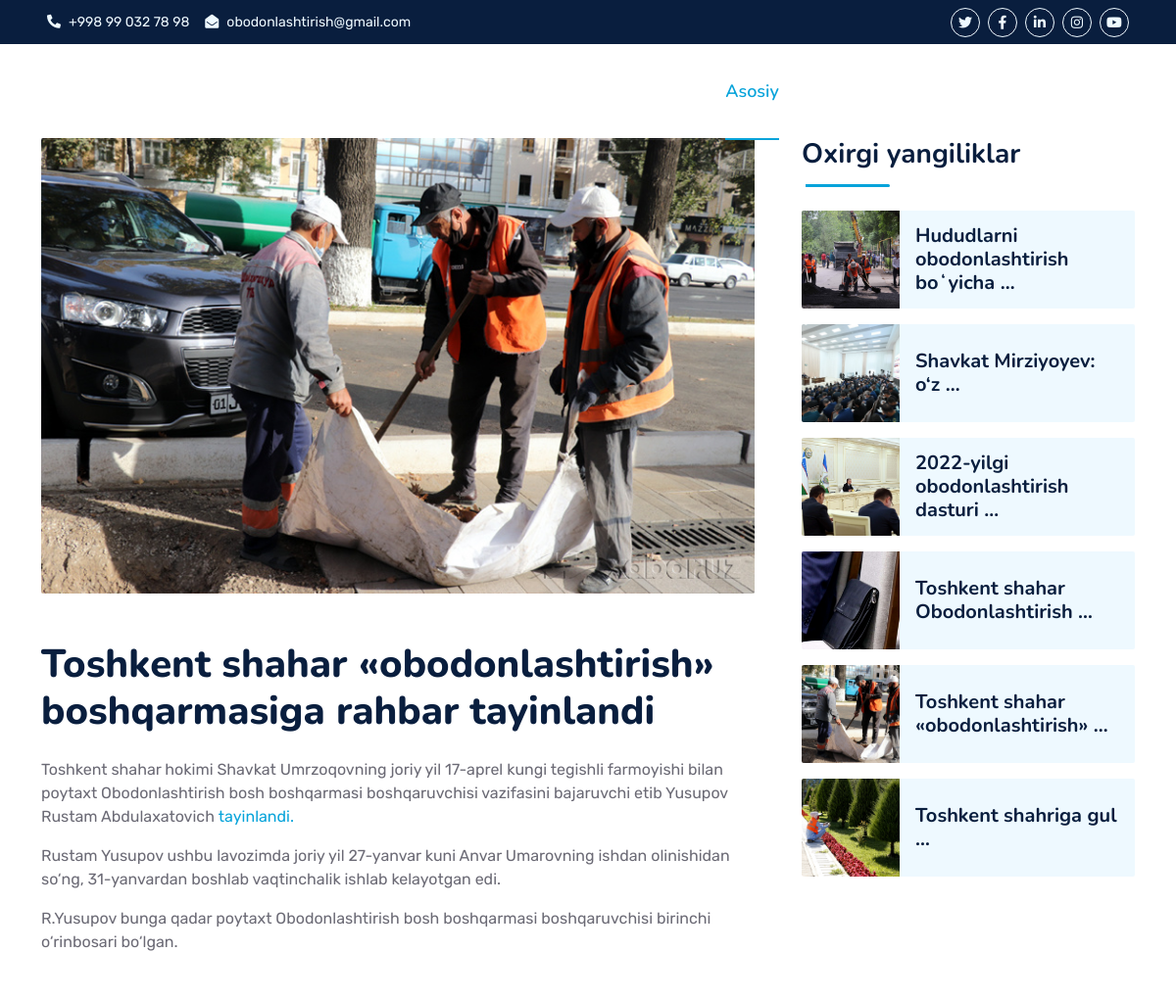
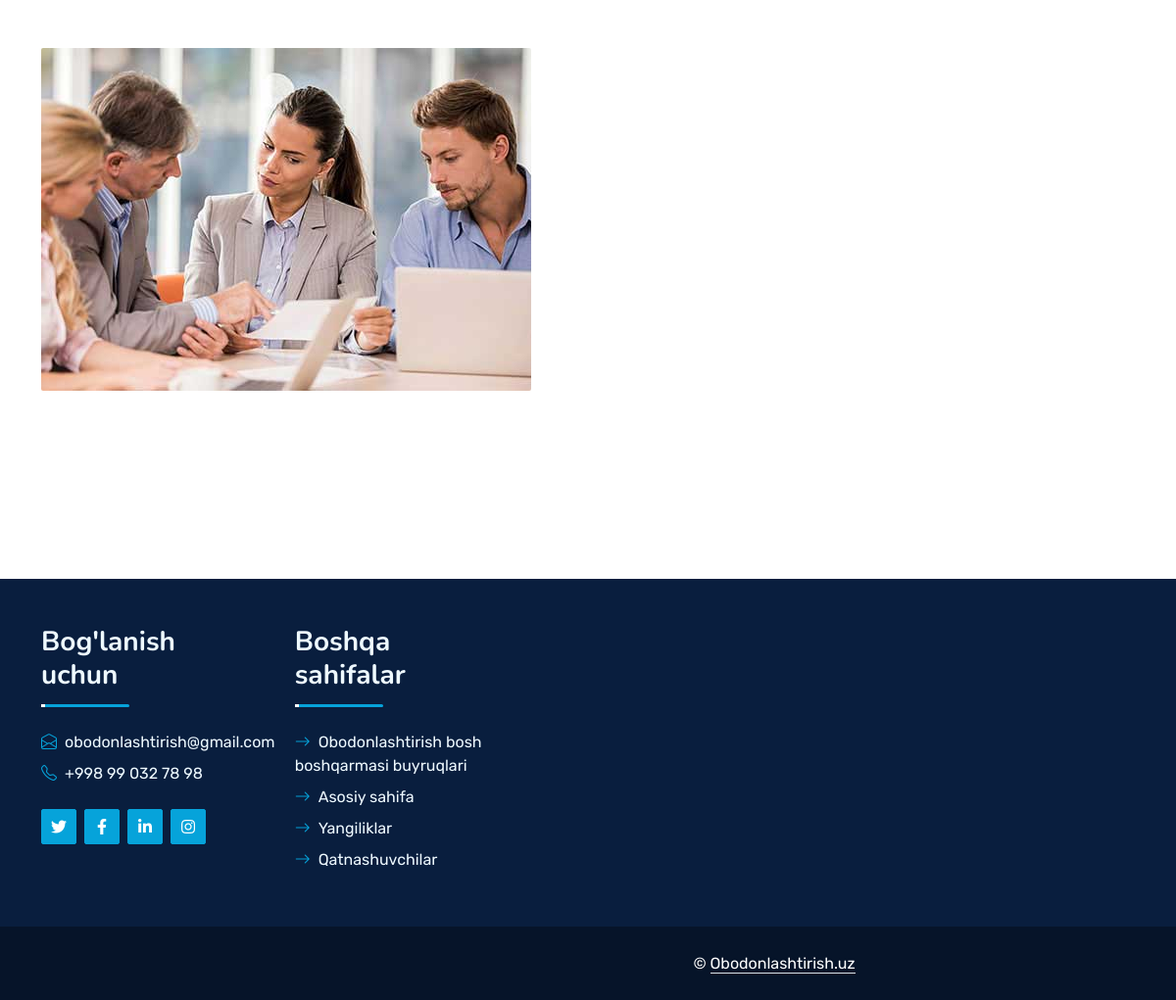
Screenshot of /yangiliklar/article/toshkent-shahar-obodonlashtirish-boshqarmasiga-rahbar-tayinlandi/ with the database file from the repository (2 pictures, top to bottom).
### news/models.py (models this page shows, shortened)
class News(models.Model):
    sarlavha = models.CharField(max_length=200, help_text='Yangilik sarlavhasi')
    slug = models.SlugField(max_length=200, help_text="Slug buni yozishingiz shart emas o'zi yozib beradi !")
    kategoriya = models.ForeignKey(Kategoriya, on_delete=models.CASCADE, help_text="Ushbu ma'lumot qaysi viloyatga tegishliligi")
    rasm = models.ImageField(upload_to='media/', help_text="Yangilik uchun kamida 1 ta rasm qo'yish shart")
    nashr_vaqti = models.DateTimeField(auto_now_add=True)
    matn = RichTextField(help_text="Yangilik matni")
    class Meta:
        verbose_name = 'Yangiliklar'
        verbose_name_plural = 'Yangiliklar'

### news/views.py (the view)
# urls.py: path('article/<slug:slug>/', detail, name = 'detail')
def detail(request, slug):
	data_detail = get_object_or_404(News, slug = slug)
	context = {
		'data_detail': data_detail
	}
	return render(request, 'detail.html', context = context)

### asosiy/context_proc.py (called while the page is built)
def category(request):
    viloyat = Kategoriya.objects.all()[:12]
    l_news = News.objects.all()[::-1][:6]
    context = {
        'viloyat':viloyat,
        'l_news':l_news,
    }
    return context

### templates/detail.html (shortened to what this page needs)
{% extends 'base.html' %}
{% block content %}
    <div class="container-fluid py-5 wow fadeInUp" data-wow-delay="0.1s">
        <div class="container py-5">
            <div class="row g-5">
                <div class="col-lg-8">
                    <div class="mb-5">
                        <img class="img-fluid w-100 rounded mb-5" src="{{ data_detail.rasm.url }}">
                        <h1 class="mb-4">{{ data_detail.sarlavha }}</h1>
                        <p>{{ data_detail.matn|safe }}</p>
                    </div>
                </div>
                <div class="col-lg-4">
                    <div class="mb-5 wow slideInUp" data-wow-delay="0.1s">
                        <div class="section-title section-title-sm position-relative pb-3 mb-4">
                            <h3 class="mb-0">Oxirgi yangiliklar</h3>
                        </div>
                        {% for i in l_news %}
                            <div class="d-flex rounded overflow-hidden mb-3">
                                <img class="img-fluid" src="{{ i.rasm.url }}" style="width: 100px; height: 100px; object-fit: cover;" alt="">
                                <a href="{% url 'detail' i.slug %}" class="h5 fw-semi-bold d-flex align-items-center bg-light px-3 mb-0">{{ i.sarlavha|truncatewords:3 }}
                                </a>
                            </div>
                        {% endfor %}
                        </div>
                    </div>
                    <div class="mb-5 wow slideInUp" data-wow-delay="0.1s">
                        <img src="img/blog-1.jpg" alt="" class="img-fluid rounded">
                    </div>
                </div>
            </div>
        </div>
    </div>
{% endblock content %}

### static/css/style.css (style rules this page uses)
:root { --primary: #06A3DA; --secondary: #34AD54; --light: #EEF9FF; --dark: #091E3E; }
h1, h2, .fw-bold { font-weight: 800 !important; }
h3, h4, .fw-semi-bold { font-weight: 700 !important; }
.section-title::before { position: absolute; content: ""; width: 150px; height: 5px; left: 0; bottom: 0; background: var(--primary); border-radius: 2px; }
.section-title.section-title-sm::before { width: 90px; height: 3px; }
.section-title::after { position: absolute; content: ""; width: 6px; height: 5px; bottom: 0px; background: #FFFFFF; -webkit-animation: section-title-run 5s infinite linear; animation: section-title-run 5s infinite linear; }
.section-title.section-title-sm::after { width: 4px; height: 3px; }
.section-title.section-title-sm::after { -webkit-animation: section-title-run-sm 5s infinite linear; animation: section-title-run-sm 5s infinite linear; }

### rows the page displays
News: rasm (picture), sarlavha "Toshkent shahar «obodonlashtirish» boshqarmasiga rahbar tayinlandi", matn "Toshkent shahar hokimi Shavkat Umrzoqovning joriy yil 17-aprel kungi tegishli farmoyishi bilan poytaxt Obodonlashtirish bosh boshqarmasi boshqaruvchisi vazifasini bajaruvchi etib Yusupov Rustam Abdulaxatovich tayinlandi. Rustam Yusupov ushbu lavozimda joriy yil 27-yanvar kuni Anvar Umarovning ishdan olinishidan so‘ng, 31-yanvardan boshlab vaqtinchalik ishlab kelayotgan edi. R.Yusupov bunga qadar poytaxt Obodonlashtirish bosh boshqarmasi boshqaruvchisi birinchi o‘rinbosari bo‘lgan.", sarlavha "Toshkent shahar «obodonlashtirish» …"
News: rasm (picture), sarlavha "Hududlarni obodonlashtirish boʻyicha …"
News: rasm (picture), sarlavha "Shavkat Mirziyoyev: o‘z …"
News: rasm (picture), sarlavha "2022-yilgi obodonlashtirish dasturi …"
News: rasm (picture), sarlavha "Toshkent shahar Obodonlashtirish …"
News: rasm (picture), sarlavha "Toshkent shahriga gul …"
